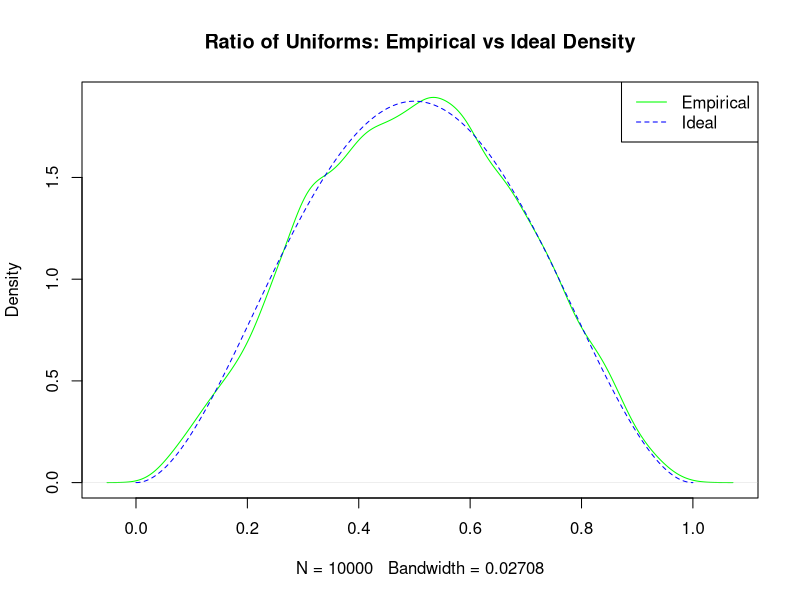
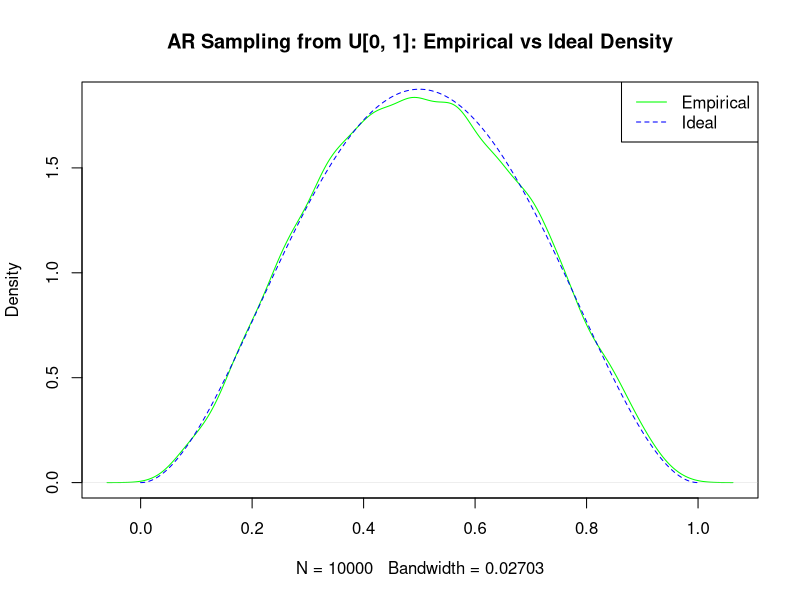
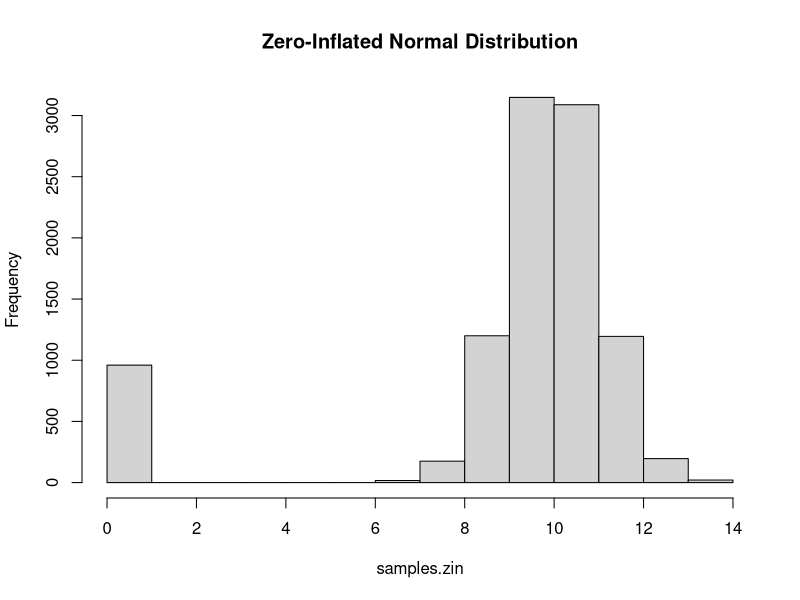
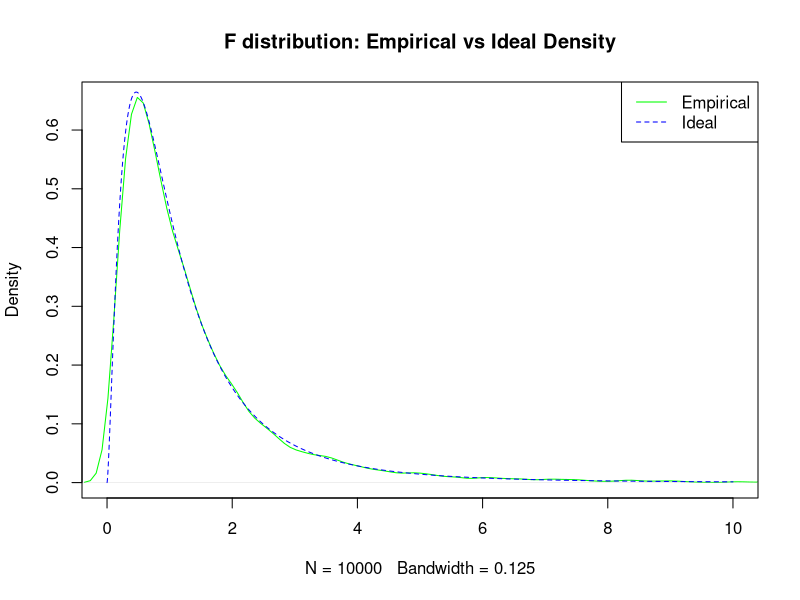

The R source for these figures, in order:
## ---- chunk 1
knitr::opts_chunk$set(echo = TRUE)
## ---- chunk 2
    sqrt.fx <- function(x) {
      f <- (x ^ 4) - 2 * (x ^ 3) + (x ^ 2)
      return(sqrt(30 * f))
    }

    rou.sample <- function(a, b, c, d) {
      # Return a sample from the rectangle [a, b, c, d], and number of tries
      n.try <- 0
      while (TRUE) {
        n.try <- n.try + 1
        u <- runif(1, min=a, max=b)
        v <- runif(1, min=c, max=d)
        ratio <- v / u
        if (u <= sqrt.fx(ratio) && ratio < 1) {
          break
        }
      }
      return(c(ratio, n.try))
    }
    
    N <- 10000
    samples.from.rou <- numeric(length=N)
    tries.from.rou <- numeric(length=N)
    a <- 0
    b <- sqrt(30) / 4
    c <- 0
    d <- 0.811
    for (i in 1:N) {
      sample <- rou.sample(a, b, c, d)
      samples.from.rou[i] <- sample[1]
      tries.from.rou[i] <- sample[2]
    }
## ---- chunk 3
    theoretical_p <- 1 / (2 * (b - a) * (d - c))
    empirical_p <- N / sum(tries.from.rou)
    sprintf("Theoretical probability %f", theoretical_p)
    sprintf("Empirical probability %f", empirical_p)
## ---- chunk 4
    fx <- function(x) 30 * (x ^ 2) * ((1 - x)^2)
    
    uniform.sample <- function(paramC) {  # Sample from uniform for f(x) using AR
      n.try <- 0
      while (TRUE) {
        n.try <- n.try + 1
        proposal <- runif(1)
        
        # probability under proposal distro
        qy <- 1
        
        # probability under target distro
        py <- fx(proposal)
        
        if (runif(1) < py / (paramC * qy)) {
          break
        }
      }
      return(c(proposal, n.try))
    }
    paramC <- 1.875
    samples.from.uniform <- numeric(length=N)
    tries.from.uniform <- numeric(length=N)
    for (i in 1:N) {
      x <- uniform.sample(paramC)
      samples.from.uniform[i] <- x[1]
      tries.from.uniform[i] <- x[2]
    }
## ---- chunk 5
    support <- seq(0, 1, length.out=N)
    plot(density(samples.from.rou), col="green",
         main="Ratio of Uniforms: Empirical vs Ideal Density")
    lines(support, fx(support), col="blue", lty=2)
    legend("topright", lty=1:2, col=c("green", "blue"), legend=c("Empirical", "Ideal"))
## ---- chunk 6
    plot(density(samples.from.uniform), col="green",
         main="AR Sampling from U[0, 1]: Empirical vs Ideal Density")
    lines(support, fx(support), col="blue", lty=2)
    legend("topright", lty=1:2, col=c("green", "blue"), legend=c("Empirical", "Ideal"))
## ---- chunk 7
    rou.prob.accept <- N / sum(tries.from.rou)
    ar.prob.accept <- N / sum(tries.from.uniform)
    sprintf("P(accept) for RoU: %f", rou.prob.accept)
    sprintf("P(accept) for AR from U[0, 1]: %f", ar.prob.accept)
## ---- chunk 8
    ZIN.sample <- function(delta, mu, sigma) {
      x <- runif(1)
      if (x < delta) {
        sample <- 0
      } else {
        sample <- rnorm(1, mean=mu, sd=sigma)
      }
      return(sample)
    }
## ---- chunk 9
    N <- 10000
    delta <- 0.1
    mu <- 10
    sigma <- 1
    samples.zin <- numeric(N)
    for (i in 1:N) {
      samples.zin[i] <- ZIN.sample(delta, mu, sigma)
    }
## ---- chunk 10
    hist(samples.zin, main="Zero-Inflated Normal Distribution")
## ---- chunk 11
    sprintf('Theoretical mean: %f', mu * (1 - delta))
    sprintf('Empirical mean: %f', mean(samples.zin))
## ---- chunk 12
    chi.sq <- function(k) {
      normals <- rnorm(k)
      return(sum(normals ^ 2))
    }
## ---- chunk 13
    F.dist <- function(v1, v2) {
      y1 <- chi.sq(v1)
      y2 <- chi.sq(v2)
      return((y1 / v1) / (y2 / v2))
    }
## ---- chunk 14
    N <- 10000
    F.samples <- numeric(N)
    v1 <- 5
    v2 <- 7
    for (i in 1:N) {
      F.samples[i] <- F.dist(v1, v2)
    }
## ---- chunk 15
    sprintf('Theoretical mean: %f', v2 / (v2 - 2))
    sprintf('Empirical mean: %f', mean(F.samples))
## ---- chunk 16
    support <- seq(0, 10, length.out=N)
    plot(density(F.samples), xlim=c(0, 10), col="green",
         main="F distribution: Empirical vs Ideal Density")
    lines(support, df(support, v1, v2), col="blue", lty=2)
    legend("topright", lty=1:2, col=c("green", "blue"), legend=c("Empirical", "Ideal"))
